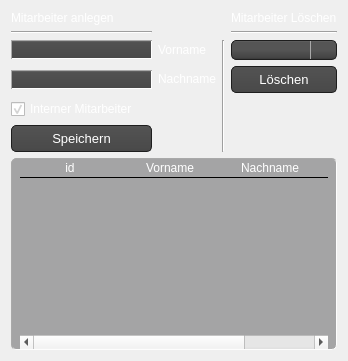
            <widget class="QWidget" name="tab_20">
             <attribute name="title">
              <string>Mitarbeiter</string>
             </attribute>
             <layout class="QGridLayout" name="gridLayout_35">
              <item row="7" column="0">
               <widget class="QPushButton" name="ma_neu_speichern_btn">
                <property name="styleSheet">
                 <string notr="true">QPushButton{
   background-color: QLinearGradient( x1: 0, y1: 0, x2: 0, y2: 1, stop: 0 #565656, stop: 0.1 #525252, stop: 0.5 #4e4e4e, stop: 0.9 #4a4a4a, stop: 1 #464646);
  	border-style: solid;
    border: 1px solid #1e1e1e;
    border-radius: 5;
    padding: 1px 0px 1px 20px;
    font: 13px;
    min-width: 10em;
    padding: 5px;
	color: white;
}
QPushButton:hover{
	background-color: QLinearGradient( x1: 0, y1: 0, x2: 0, y2: 1, stop: 0 #565656, stop: 0.1 #525252, stop: 0.5 #4e4e4e, stop: 0.9 #4a4a4a, stop: 1 #464646);
  	border-style: solid;
    border: 1px solid rgb(59, 204, 179);
    border-radius: 5;
    padding: 1px 0px 1px 20px;
    font: 13px;
    min-width: 10em;
    padding: 5px;
	color: white;
}
QPushButton:pressed {
background-color: rgb(130, 152, 152);
  	border-style: solid;
    border: 1px solid #1EFFFF;
    border-radius: 5;
    padding: 1px 0px 1px 20px;
    font: 13px;
    min-width: 10em;
    padding: 5px;
	color: white;

}</string>
                </property>
                <property name="text">
                 <string>Speichern</string>
                </property>
               </widget>
              </item>
              <item row="4" column="1">
               <widget class="QLabel" name="label_103">
                <property name="maximumSize">
                 <size>
                  <width>100</width>
                  <height>16777215</height>
                 </size>
                </property>
                <property name="text">
                 <string>&lt;html&gt;&lt;head/&gt;&lt;body&gt;&lt;p&gt;&lt;span style=&quot; color:#ffffff;&quot;&gt;Vorname&lt;/span&gt;&lt;/p&gt;&lt;/body&gt;&lt;/html&gt;</string>
                </property>
               </widget>
              </item>
              <item row="5" column="1">
               <widget class="QLabel" name="label_104">
                <property name="text">
                 <string>&lt;html&gt;&lt;head/&gt;&lt;body&gt;&lt;p&gt;&lt;span style=&quot; color:#ffffff;&quot;&gt;Nachname&lt;/span&gt;&lt;/p&gt;&lt;/body&gt;&lt;/html&gt;</string>
                </property>
               </widget>
              </item>
              <item row="3" column="0">
               <widget class="Line" name="line_37">
                <property name="orientation">
                 <enum>Qt::Horizontal</enum>
                </property>
               </widget>
              </item>
              <item row="4" column="3">
               <widget class="QComboBox" name="ma_loeschen_combo">
                <property name="styleSheet">
                 <string notr="true">QComboBox
{
    subcontrol-origin: padding;
    subcontrol-position: top right;
    selection-background-color: #111;
    selection-color: white;

    background-color: #464646;
    border-style: solid;
    border: 1px solid #1e1e1e;
    border-radius: 5;
    padding: 1px 0px 1px 20px;
}


QComboBox:hover, QPushButton:hover
{
    border: 1px solid teal;

}

QComboBox:editable {
    background: red;
    color: white;
}

QComboBox:on
{
    padding-top: 0px;
    padding-left: 0px;

    background-color: QLinearGradient( x1: 0, y1: 0, x2: 0, y2: 1, stop: 0 #2d2d2d, stop: 0.1 #2b2b2b, stop: 0.5 #292929, stop: 0.9 #282828, stop: 1 #252525);
    selection-background-color: rgb(67, 131, 202);
}

QComboBox:!on
{

    background-color: QLinearGradient( x1: 0, y1: 0, x2: 0, y2: 1, stop: 0 #666, stop: 0.1 #555, stop: 0.5 #555, stop: 0.9 #444, stop: 1 #333);
}

QComboBox QAbstractItemView
{
    border: 2px solid darkgray;
    color: black;
    selection-background-color: QLinearGradient( x1: 0, y1: 0, x2: 0, y2: 1, stop: 0 #111, stop: 1 #333);
}

QComboBox::drop-down
{
     subcontrol-origin: padding;
     subcontrol-position: top right;
     width: 15px;

     border-left-width: 1px;
     border-left-color: darkgray;
     border-left-style: solid; /* just a single line */
     border-top-right-radius: 3px; /* same radius as the QComboBox */
     border-bottom-right-radius: 3px;
     padding-left: 10px;
 }


</string>
                </property>
               </widget>
              </item>
              <item row="0" column="3">
               <widget class="QLabel" name="label_105">
                <property name="text">
                 <string>&lt;html&gt;&lt;head/&gt;&lt;body&gt;&lt;p&gt;&lt;span style=&quot; color:#ffffff;&quot;&gt;Mitarbeiter Löschen&lt;/span&gt;&lt;/p&gt;&lt;/body&gt;&lt;/html&gt;</string>
                </property>
               </widget>
              </item>
              <item row="6" column="0">
               <widget class="QCheckBox" name="ma_neu_checkbox">
                <property name="maximumSize">
                 <size>
                  <width>16777215</width>
                  <height>16777215</height>
                 </size>
                </property>
                <property name="styleSheet">
                 <string notr="true">color:#ffffff
</string>
                </property>
                <property name="text">
                 <string>Interner Mitarbeiter</string>
                </property>
                <property name="checked">
                 <bool>true</bool>
                </property>
               </widget>
              </item>
              <item row="5" column="3">
               <widget class="QPushButton" name="ma_loeschen_btn">
                <property name="styleSheet">
                 <string notr="true">QPushButton{
   background-color: QLinearGradient( x1: 0, y1: 0, x2: 0, y2: 1, stop: 0 #565656, stop: 0.1 #525252, stop: 0.5 #4e4e4e, stop: 0.9 #4a4a4a, stop: 1 #464646);
  	border-style: solid;
    border: 1px solid #1e1e1e;
    border-radius: 5;
    padding: 1px 0px 1px 20px;
    font: 13px;
    min-width: 10em;
    padding: 5px;
	color: white;
}
QPushButton:hover{
	background-color: QLinearGradient( x1: 0, y1: 0, x2: 0, y2: 1, stop: 0 #565656, stop: 0.1 #525252, stop: 0.5 #4e4e4e, stop: 0.9 #4a4a4a, stop: 1 #464646);
  	border-style: solid;
    border: 1px solid rgb(59, 204, 179);
    border-radius: 5;
    padding: 1px 0px 1px 20px;
    font: 13px;
    min-width: 10em;
    padding: 5px;
	color: white;
}
QPushButton:pressed {
background-color: rgb(130, 152, 152);
  	border-style: solid;
    border: 1px solid #1EFFFF;
    border-radius: 5;
    padding: 1px 0px 1px 20px;
    font: 13px;
    min-width: 10em;
    padding: 5px;
	color: white;

}</string>
                </property>
                <property name="text">
                 <string>Löschen</string>
                </property>
               </widget>
              </item>
              <item row="8" column="0" colspan="4">
               <widget class="QTableWidget" name="ma_tabelle">
                <property name="styleSheet">
                 <string notr="true">QTableView {
border: 1px inset darkgrey;
border-radius: 5px;
padding: 0 8px;
font-size: 13px;
color: white;
gridline-color: rgb(164, 164, 165);
Background-color: rgb(164, 164, 165);

}
QHeaderView::section{

border-style: none;
Color: white;
gridline-color: rgb(164, 164, 165);
background-color: rgb(164, 164, 165);
border-bottom: 1px inset black;

}
QTableView::item{
border-bottom : 1px inset black;
gridline-color: rgb(164, 164, 165);
text-align: center;
}</string>
                </property>
                <attribute name="horizontalHeaderCascadingSectionResizes">
                 <bool>true</bool>
                </attribute>
                <attribute name="horizontalHeaderStretchLastSection">
                 <bool>true</bool>
                </attribute>
                <attribute name="verticalHeaderVisible">
                 <bool>false</bool>
                </attribute>
                <column>
                 <property name="text">
                  <string>id</string>
                 </property>
                </column>
                <column>
                 <property name="text">
                  <string>Vorname</string>
                 </property>
                </column>
                <column>
                 <property name="text">
                  <string>Nachname</string>
                 </property>
                </column>
                <column>
                 <property name="text">
                  <string>Status</string>
                 </property>
                </column>
               </widget>
              </item>
              <item row="4" column="0">
               <widget class="QLineEdit" name="ma_neu_vorname_text">
                <property name="maximumSize">
                 <size>
                  <width>400</width>
                  <height>16777215</height>
                 </size>
                </property>
                <property name="styleSheet">
                 <string notr="true">QLineEdit{ background-color: QLinearGradient( x1: 0, y1: 0, x2: 0, y2: 1, stop: 0 #929394, stop: 0.1 #525252, stop: 0.5 #4e4e4e, stop: 0.9 #4a4a4a, stop: 1 #464646);
border: 1px inset darkgrey;
border-radius: 10px;
padding: 0 8px;
selection-background-color: darkgray;
font-size: 13px;
color: white;
}
QLineEdit:focus { background-color: QLinearGradient( x1: 0, y1: 0, x2: 0, y2: 1, stop: 0 #ffffff, stop: 0.1 #bababa, stop: 0.5 #919191, stop: 0.9 #7a7a7a, stop: 1 #5b5b5b);}
</string>
                </property>
               </widget>
              </item>
              <item row="5" column="0">
               <widget class="QLineEdit" name="ma_neu_nachname_text">
                <property name="maximumSize">
                 <size>
                  <width>400</width>
                  <height>16777215</height>
                 </size>
                </property>
                <property name="styleSheet">
                 <string notr="true">QLineEdit{ background-color: QLinearGradient( x1: 0, y1: 0, x2: 0, y2: 1, stop: 0 #929394, stop: 0.1 #525252, stop: 0.5 #4e4e4e, stop: 0.9 #4a4a4a, stop: 1 #464646);
border: 1px inset darkgrey;
border-radius: 10px;
padding: 0 8px;
selection-background-color: darkgray;
font-size: 13px;
color: white;
}
QLineEdit:focus { background-color: QLinearGradient( x1: 0, y1: 0, x2: 0, y2: 1, stop: 0 #ffffff, stop: 0.1 #bababa, stop: 0.5 #919191, stop: 0.9 #7a7a7a, stop: 1 #5b5b5b);}
</string>
                </property>
               </widget>
              </item>
              <item row="4" column="2" rowspan="4">
               <widget class="Line" name="line_38">
                <property name="orientation">
                 <enum>Qt::Vertical</enum>
                </property>
               </widget>
              </item>
              <item row="3" column="3">
               <widget class="Line" name="line_39">
                <property name="orientation">
                 <enum>Qt::Horizontal</enum>
                </property>
               </widget>
              </item>
              <item row="0" column="0">
               <widget class="QLabel" name="label_102">
                <property name="text">
                 <string>&lt;html&gt;&lt;head/&gt;&lt;body&gt;&lt;p&gt;&lt;span style=&quot; color:#ffffff;&quot;&gt;Mitarbeiter anlegen&lt;/span&gt;&lt;/p&gt;&lt;/body&gt;&lt;/html&gt;</string>
                </property>
               </widget>
              </item>
             </layout>
            </widget>
